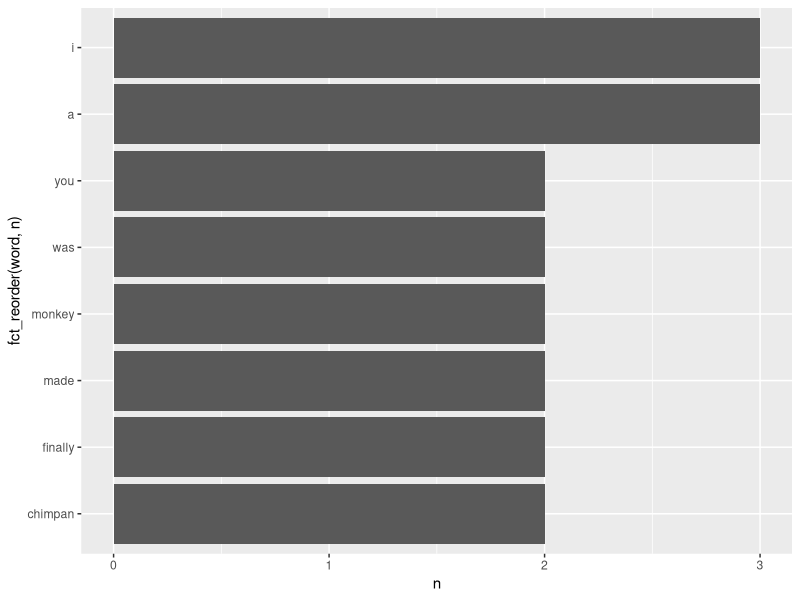
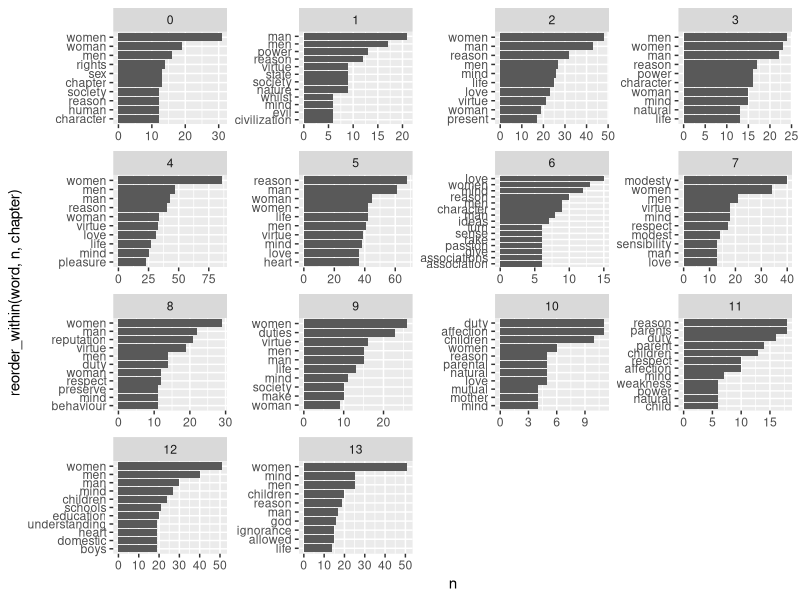
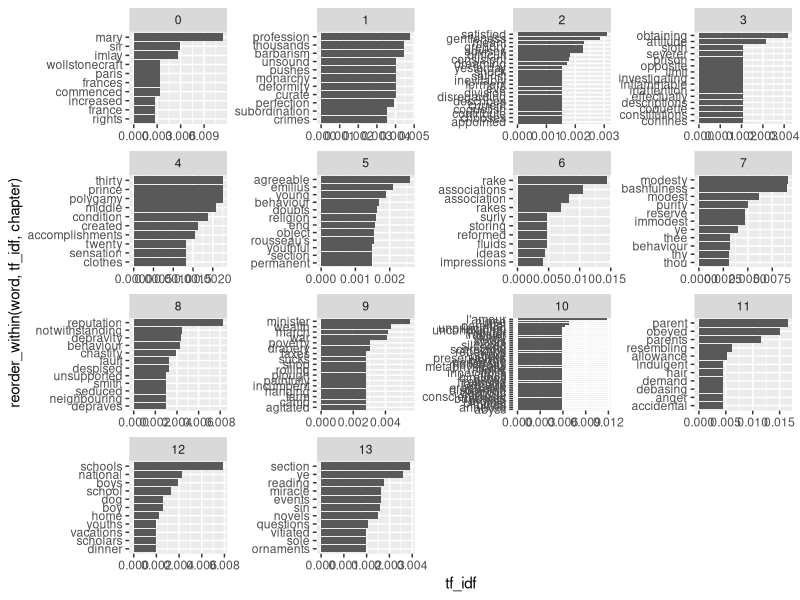

Here is the R script that generated these plots, in order:
## ---- chunk 1
library(tidyverse)
## ---- chunk 2
str_c("Last name", "First name", "Address", sep = ", ")
## ---- chunk 3
str_split_1("Last name, First name, Address", pattern = ", ")
## ---- chunk 4
str_to_title("joe biden")
## ---- chunk 5
str_squish("    Joe    Biden   ")
## ---- chunk 6
companies <- data.frame(
  id = c("A-20-322", "A-10-231", "B-20-865", "C-20-800", "A-20-900", "C-10-022",
         "B-10-822", "C-20-029", "A-20-116"),
  company = c("Pulse Solutions Co.", "Apex Engineering LLC", "NovaTech INC", 
              "BetterPetFood Ltd", "Proxima Inc.", "MakerMind Studios LLC", 
              "TerraVerde Co.", "PulsePlay Productions Ltd", "Kinetix Design Co"),
  year_estab = c("c. 1990", "1995", "2000 APP", "1980", "2011", "circa 1950", 
                 "1976 approx", "2010", "2016 appr")
)
## ---- chunk 7
companies |> 
  mutate(new = str_detect(id, "A"))
## ---- chunk 8
companies |> 
  mutate(new = str_extract(id, "A"))
## ---- chunk 9
companies |> 
  mutate(new = str_replace(id, "A", "Z"))
## ---- chunk 10
companies |> 
  mutate(new = str_extract(id, "[:upper:]"))
## ---- chunk 11
companies |> 
  mutate(new = str_extract(year_estab, "\\d{4}"))
## ---- chunk 12
companies |> 
  mutate(new = str_detect(company, "LLC|Ltd"))
## ---- chunk 13
lyrics_lines <- data.frame(line = c("I hate every ape I see", 
                                    "From chimpan-A to chimpan-Z",
                                    "Oh my God, I was wrong",
                                    "It was Earth all along",
                                    "You finally made a monkey",
                                    "Yes you finally made a monkey out of me"))
lyrics_lines
## ---- chunk 14
library(tidytext)
## ---- chunk 15
lyrics_words <- lyrics_lines |> 
  unnest_tokens(output = "word", input = "line", # column names in output and input
                token = "words")
lyrics_words
## ---- chunk 16
lyrics_words |> 
  count(word, sort = T)
## ---- chunk 17
lyrics_words |> 
  count(word, sort = T) |> 
  filter(n >= 2) |> 
  ggplot(aes(x = n, y = fct_reorder(word, n))) +
    geom_col()
## ---- chunk 18
rights_of_women <- read_csv("data/rights_of_women.csv")
## ---- chunk 19
rights_of_women_words <- rights_of_women |> 
  unnest_tokens(output = "word", input = "text", # column names in output and input
                token = "words")
## ---- chunk 20
rights_of_women_words |> 
  count(word, sort = T)
## ---- chunk 21
stop_words_smart <- stop_words |> 
  filter(lexicon == "SMART")
stop_words_smart
## ---- chunk 22
rights_of_women_words_cl <- rights_of_women_words |> 
  filter(!word %in% stop_words_smart$word)
## ---- chunk 23
rights_of_women_words_cl |> 
  count(word, sort = T)
## ---- chunk 24
count_by_chapter <- rights_of_women_words_cl |> 
  # count words by chapter
  count(word, chapter) |> 
  # get the top 10 in each chapter
  slice_max(n = 10, order_by = n, by = chapter)
count_by_chapter
## ---- chunk 25
#| fig-height: 6
ggplot(count_by_chapter, aes(x = n, 
                             y = reorder_within(word, n, chapter))) +
  geom_col() +
  facet_wrap(~chapter, scales = "free") + 
  scale_y_reordered()
## ---- chunk 26
(10 / 100) * # term appearing in 10% of terms in doc
  log(6 / 6) # term present in all documents
## ---- chunk 27
(10 / 100) * # term appearing in 10% of terms in doc
  log(6 / 3) # term present in half of documents
## ---- chunk 28
(10 / 100) * # term appearing in 10% of terms in doc
  log(6 / 1) # term present in just one documents
## ---- chunk 29
tfidf_by_chapter <- rights_of_women_words_cl |> 
  # count words by chapter
  count(word, chapter, sort = T) |> 
  # add TF-IDF
  bind_tf_idf(term = word, document = chapter, n = n) |> 
  # get the top 10 in each chapter
  slice_max(n = 10, order_by = tf_idf, by = chapter)
tfidf_by_chapter
## ---- chunk 30
#| fig-height: 6
ggplot(tfidf_by_chapter, aes(x = tf_idf, 
                             y = reorder_within(word, tf_idf, chapter))) +
  geom_col() +
  facet_wrap(~chapter, scales = "free") + 
  scale_y_reordered()
